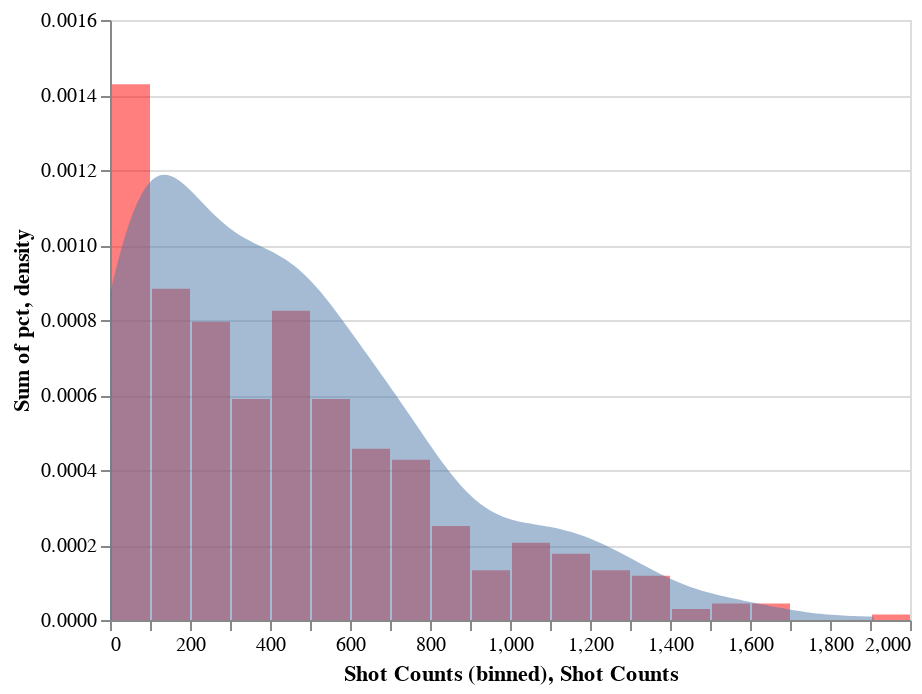

Notebook source saved alongside this figure:
### Markdown cell above
Pay attention to `total='count(*)'`, `pct='1 / datum.total / 5'` and `alt.Y('sum(pct):Q')`. Figure out how the above code works and apply a similar procedure to our data.

<!--
BEGIN QUESTION
name: q10
manual: true
points: 5
gradescope: show
-->

*Hints*

1. Create the normalized histogram and the density plot as layer1 and layer2, respectively. 
2. Use alt.layer() to combine the two layers together.
<!-- EXPORT TO PDF -->

### Code cell
layer1 = alt.Chart(shot_counts).transform_joinaggregate(
    total='count(*)'
).transform_calculate(
    pct='1 /( datum.total * 140)' #140 is binwidth
).mark_bar().encode(
    alt.X('Shot Counts:Q',  bin=alt.Bin(maxbins=20)),
    alt.Y('sum(pct):Q'),
    color=alt.value('red'),
    opacity=alt.value(0.5)
)

layer2 = alt.Chart(shot_counts).transform_density(
    'Shot Counts',
    as_=['Shot Counts', 'density'],
).mark_area().encode(
    x='Shot Counts:Q',
    y= 'density:Q',
    opacity=alt.value(0.5)
    
)

alt.layer(
    layer1,
    layer2
)

### Figure 1 — Vega-Lite specification as saved in the notebook (floating-point values rounded to 4 significant figures; data arrays with more than 128 entries replaced by an {"elided": "..."} marker saying what was removed)
{"config": {"view": {"continuousWidth": 400, "continuousHeight": 300}}, "layer": [{"mark": "bar", "encoding": {"color": {"value": "red"}, "opacity": {"value": 0.5}, "x": {"type": "quantitative", "bin": {"maxbins": 20}, "field": "Shot Counts"}, "y": {"type": "quantitative", "aggregate": "sum", "field": "pct"}}, "transform": [{"joinaggregate": [{"op": "count", "field": "*", "as": "total"}]}, {"calculate": "1 /( datum.total * 140)", "as": "pct"}]}, {"mark": "area", "encoding": {"opacity": {"value": 0.5}, "x": {"type": "quantitative", "field": "Shot Counts"}, "y": {"type": "quantitative", "field": "density"}}, "transform": [{"density": "Shot Counts", "as": ["Shot Counts", "density"]}]}], "data": {"name": "data-bf83796975cf39747ffaa1ab1925d05c"}, "$schema": "https://vega.github.io/schema/vega-lite/v4.8.1.json", "datasets": {"data-bf83796975cf39747ffaa1ab1925d05c": {"elided": "485 records"}}}
